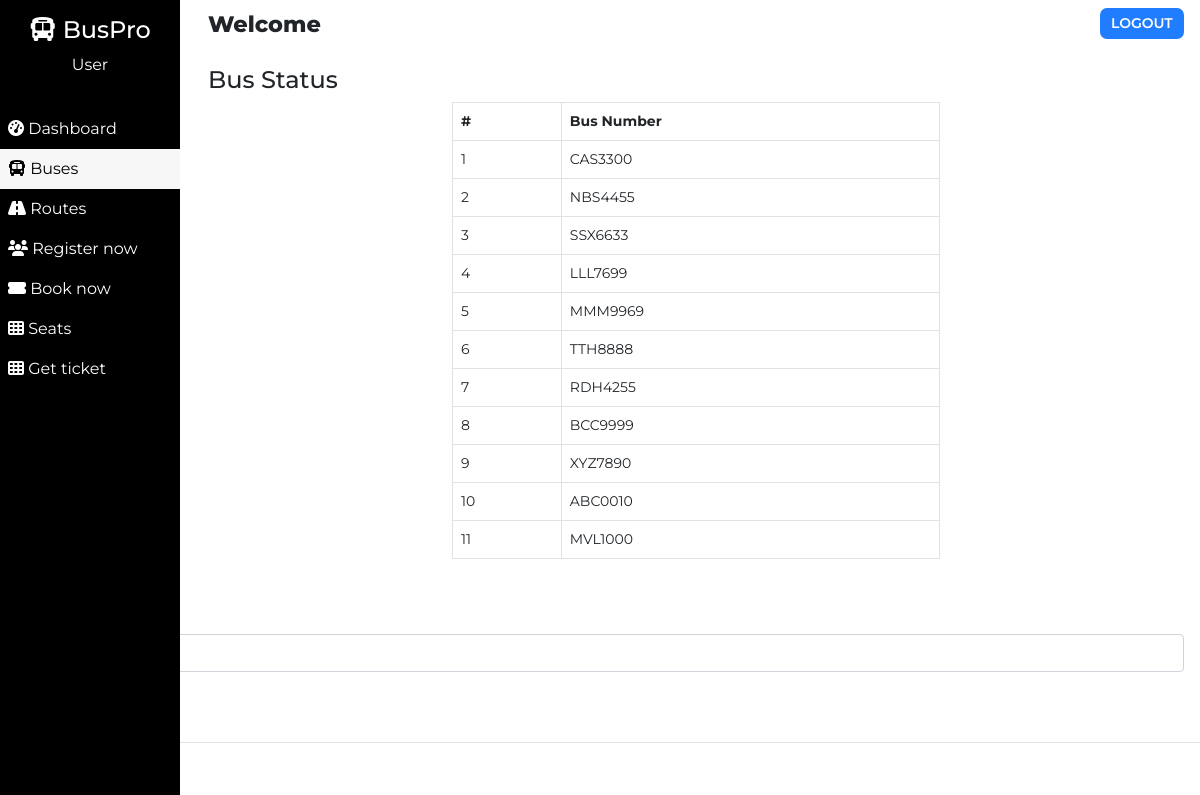
Screenshot of /admin/cust_bus.php with the database file from the repository.
### tables this page shows
CREATE TABLE `buses` (
  `id` int(100) NOT NULL,
  `bus_no` varchar(255) NOT NULL,
  `bus_assigned` tinyint(1) NOT NULL DEFAULT '0',
  `bus_created` datetime NOT NULL DEFAULT CURRENT_TIMESTAMP
);

### admin/cust_bus.php (the view, shortened to what this page needs)
<!DOCTYPE html>
<html lang="en">
<head>
    <link href="https://cdn.jsdelivr.net/npm/bootstrap@5.0.1/dist/css/bootstrap.min.css" rel="stylesheet">
</head>
<body>
    <?php require '../assets/partials/cust-header.php';?>
        <?php
            $resultSql = "SELECT * FROM `buses` ORDER BY bus_created DESC";
            $resultSqlResult = mysqli_query($conn, $resultSql);
            if(!mysqli_num_rows($resultSqlResult)){ ?>
                <div class="container mt-4">
                    <div id="noCustomers" class="alert alert-dark " role="alert">
                        <h1 class="alert-heading">No Buses Found!!</h1>
                        <p class="fw-light">Be the first person to add one!</p>
                        <hr>
                        <div id="addCustomerAlert" class="alert alert-success" role="alert">
                                Click on <button id="add-button" class="button btn-sm"type="button"data-bs-toggle="modal" data-bs-target="#addModal">ADD <i class="fas fa-plus"></i></button> to add a bus!
                        </div>
                    </div>
                </div>
            <?php }
            else { ?>
            <section id="bus">
                <div id="head">
                    <h4>Bus Status</h4>
                </div>
                <div id="bus-results">
                    <table class="table table-hover table-bordered">
                        <thead>
                            <th>#</th>
                            <th>Bus Number</th>
                        </thead>
                        <?php
                            $ser_no = 0;
                            while($row = mysqli_fetch_assoc($resultSqlResult))
                            {
                                $ser_no++;
                                $busno = $row["bus_no"];
                        ?>
                        <tr>
                            <td>
                                <?php
                                    echo $ser_no;
                                ?>
                            </td>
                            <td>
                                <?php
                                    echo $busno;
                                ?>
                            </td>
                        </tr>
                        <?php
                        }
                    ?>
                    </table>
                </div>
            </section>
            <?php } ?>
        </div>
    </main>
                    <div class="modal-body">
                        <form id="addBusForm" action="<?php echo $_SERVER['REQUEST_URI']; ?>" method="POST">
                            <div class="mb-3">
                                <label for="busnumber" class="form-label">Bus Number</label><br>
                                <input type="text" class="form-control" id="busnumber" name="busnumber" required>
                            </div>
                            <button type="submit" class="btn btn-success" name="submit">Submit</button>
                        </form>
                    </div>
                    <div class="modal-footer">
                    </div>
</body>
</html>

### assets/styles/admin.php (style rules this page uses)
body { margin: 0; box-sizing: border-box; font-family: 'Montserrat', sans-serif; background-color: white; }
html { scroll-behavior: smooth; }
*, *::after, *::before { box-sizing: inherit; }

### assets/styles/admin-options.php (style rules this page uses)
* { font-family: Montserrat; }
#booking #head, #customer #head, #route #head, #seat #head, #bus #head { padding-top: 1rem; }
#booking, #customer, #route, #bus, #seat { padding: 0 1rem; }
table { font-size: 14px; }
#bus table { width: 50%; margin: 0 auto; }
table th,td { padding-left: 0.3rem; }

### rows the page displays
buses: bus_no "CAS3300"
buses: bus_no "NBS4455"
buses: bus_no "SSX6633"
buses: bus_no "LLL7699"
buses: bus_no "MMM9969"
buses: bus_no "TTH8888"
buses: bus_no "RDH4255"
buses: bus_no "BCC9999"
buses: bus_no "XYZ7890"
buses: bus_no "ABC0010"
buses: bus_no "MVL1000"
